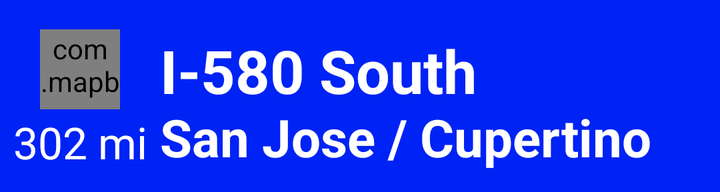
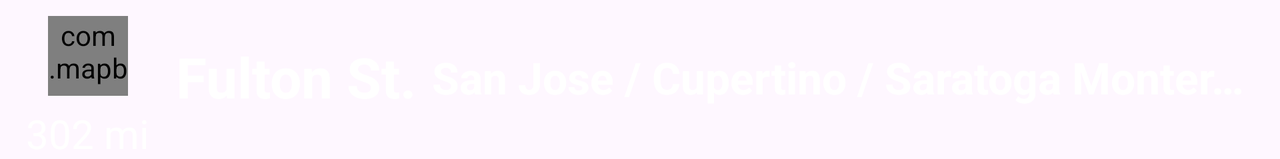

An Android layout and its configuration variant, each rendered on a device that would load it. The default file and the variant file are quoted in full after the pictures.
<!-- AndroidManifest.xml: application theme Theme.PowerfulGPSNavigation -->
<!-- res/layout/instruction_content_layout.xml -->
<?xml version="1.0" encoding="utf-8"?>
<androidx.constraintlayout.widget.ConstraintLayout
    xmlns:android="http://schemas.android.com/apk/res/android"
    xmlns:app="http://schemas.android.com/apk/res-auto"
    xmlns:tools="http://schemas.android.com/tools"
    android:layout_width="match_parent"
    android:layout_height="96dp"
    tools:background="@color/blue">

    <androidx.constraintlayout.widget.Guideline
        android:id="@+id/guideline"
        android:layout_width="wrap_content"
        android:layout_height="wrap_content"
        android:orientation="vertical"
        app:layout_constraintGuide_begin="80dp"/>

    <androidx.constraintlayout.widget.ConstraintLayout
        android:layout_width="0dp"
        android:layout_height="0dp"
        app:layout_constraintBottom_toBottomOf="parent"
        app:layout_constraintEnd_toStartOf="@id/guideline"
        app:layout_constraintStart_toStartOf="parent"
        app:layout_constraintTop_toTopOf="parent">

        <com.mapbox.services.android.navigation.ui.v5.instruction.maneuver.ManeuverView
            android:id="@+id/maneuverView"
            android:layout_width="40dp"
            android:layout_height="40dp"
            app:layout_constraintBottom_toTopOf="@+id/stepDistanceText"
            app:layout_constraintEnd_toEndOf="parent"
            app:layout_constraintStart_toStartOf="parent"
            app:layout_constraintTop_toTopOf="parent"
            app:layout_constraintVertical_bias="0.75"
            app:maneuverViewPrimaryColor="@color/white"
            app:maneuverViewSecondaryColor="@color/md_grey_500"/>

        <TextView
            android:id="@+id/stepDistanceText"
            android:layout_width="match_parent"
            android:layout_height="wrap_content"
            android:layout_marginBottom="11dp"
            android:gravity="center"
            android:includeFontPadding="false"
            android:maxLines="1"
            android:textColor="@color/white"
            android:textSize="22sp"
            app:layout_constraintBottom_toBottomOf="parent"
            app:layout_constraintEnd_toEndOf="parent"
            app:layout_constraintStart_toStartOf="parent"
            tools:text="302 mi"/>

    </androidx.constraintlayout.widget.ConstraintLayout>

    <LinearLayout
        android:id="@+id/instructionLayoutText"
        android:layout_width="0dp"
        android:layout_height="wrap_content"
        android:layout_marginEnd="12dp"
        android:layout_marginRight="12dp"
        android:orientation="vertical"
        app:layout_constraintBottom_toBottomOf="parent"
        app:layout_constraintEnd_toEndOf="parent"
        app:layout_constraintStart_toEndOf="@id/guideline"
        app:layout_constraintTop_toTopOf="parent"
        app:layout_constraintVertical_bias="0.65">

        <TextView
            android:id="@+id/stepPrimaryText"
            android:layout_width="match_parent"
            android:layout_height="wrap_content"
            android:ellipsize="end"
            android:gravity="center_vertical"
            android:includeFontPadding="false"
            android:maxLines="1"
            android:minHeight="35dp"
            android:textColor="@color/white"
            android:textSize="30sp"
            android:textStyle="bold"
            tools:text="I-580 South"/>

        <TextView
            android:id="@+id/stepSecondaryText"
            android:layout_width="match_parent"
            android:layout_height="wrap_content"
            android:ellipsize="end"
            android:gravity="center_vertical"
            android:includeFontPadding="false"
            android:lineSpacingMultiplier="0.8"
            android:maxLines="1"
            android:minHeight="31dp"
            android:textColor="@color/white"
            android:textSize="26sp"
            android:textStyle="bold"
            tools:text="San Jose / Cupertino"/>

    </LinearLayout>

</androidx.constraintlayout.widget.ConstraintLayout>
<!-- resources referenced by this layout -->
<resources>
  <color name="blue">#0023F5</color>
  <color name="white">#FFFFFFFF</color>
  <style name="Theme.PowerfulGPSNavigation" parent="Base.Theme.PowerfulGPSNavigation" />
  <style name="Base.Theme.PowerfulGPSNavigation" parent="Theme.Material3.DayNight.NoActionBar">
          
          
      </style>
</resources>
<!-- res/layout-land/instruction_content_layout.xml (the repository's variant of the layout above) -->
<!-- drawn on the phone turned sideways -->
<?xml version="1.0" encoding="utf-8"?>
<androidx.constraintlayout.widget.ConstraintLayout
    xmlns:android="http://schemas.android.com/apk/res/android"
    xmlns:app="http://schemas.android.com/apk/res-auto"
    xmlns:tools="http://schemas.android.com/tools"
    android:layout_width="match_parent"
    android:layout_height="wrap_content">

    <androidx.constraintlayout.widget.Guideline
        android:id="@+id/guideline"
        android:layout_width="wrap_content"
        android:layout_height="wrap_content"
        android:orientation="vertical"
        app:layout_constraintGuide_begin="88dp"/>

    <LinearLayout
        android:layout_width="0dp"
        android:layout_height="wrap_content"
        android:gravity="center_horizontal"
        android:orientation="vertical"
        app:layout_constraintBottom_toBottomOf="parent"
        app:layout_constraintEnd_toStartOf="@id/guideline"
        app:layout_constraintStart_toStartOf="parent"
        app:layout_constraintTop_toTopOf="parent">

        <com.mapbox.services.android.navigation.ui.v5.instruction.maneuver.ManeuverView
            android:id="@+id/maneuverView"
            android:layout_width="40dp"
            android:layout_height="40dp"
            android:layout_margin="8dp"
            app:maneuverViewPrimaryColor="@color/white"
            app:maneuverViewSecondaryColor="@color/md_grey_800"/>

        <TextView
            android:id="@+id/stepDistanceText"
            android:layout_width="wrap_content"
            android:layout_height="wrap_content"
            android:gravity="center"
            android:includeFontPadding="false"
            android:maxLines="1"
            android:textColor="@color/white"
            android:textSize="20sp"
            tools:text="302 mi"/>

    </LinearLayout>

    <androidx.constraintlayout.widget.ConstraintLayout
        android:id="@+id/instructionLayoutText"
        android:layout_width="0dp"
        android:layout_height="wrap_content"
        android:elevation="4dp"
        app:layout_constraintBottom_toBottomOf="parent"
        app:layout_constraintEnd_toEndOf="parent"
        app:layout_constraintStart_toEndOf="@id/guideline"
        app:layout_constraintTop_toTopOf="parent">

        <TextView
            android:id="@+id/stepPrimaryText"
            android:layout_width="wrap_content"
            android:layout_height="wrap_content"
            android:ellipsize="end"
            android:gravity="center_vertical"
            android:includeFontPadding="false"
            android:maxLines="1"
            android:textColor="@color/white"
            android:textSize="28sp"
            android:textStyle="bold"
            app:layout_constraintBottom_toBottomOf="parent"
            app:layout_constraintStart_toStartOf="parent"
            app:layout_constraintTop_toTopOf="parent"
            tools:text="Fulton St."/>

        <TextView
            android:id="@+id/stepSecondaryText"
            android:layout_width="0dp"
            android:layout_height="wrap_content"
            android:layout_gravity="bottom"
            android:layout_marginEnd="8dp"
            android:layout_marginStart="8dp"
            android:ellipsize="end"
            android:includeFontPadding="false"
            android:maxLines="1"
            android:textColor="@color/white"
            android:textSize="22sp"
            android:textStyle="bold"
            app:layout_constraintBottom_toBottomOf="parent"
            app:layout_constraintEnd_toEndOf="parent"
            app:layout_constraintStart_toEndOf="@+id/stepPrimaryText"
            app:layout_constraintTop_toTopOf="parent"
            tools:text="San Jose / Cupertino / Saratoga Montery / SR-1"/>

    </androidx.constraintlayout.widget.ConstraintLayout>

</androidx.constraintlayout.widget.ConstraintLayout>
<!-- resources referenced by the variant -->
<!-- as the phone turned sideways resolves them -->
<resources>
  <color name="white">#FFFFFFFF</color>
  <style name="Theme.PowerfulGPSNavigation" parent="Base.Theme.PowerfulGPSNavigation" />
  <style name="Base.Theme.PowerfulGPSNavigation" parent="Theme.Material3.DayNight.NoActionBar">
          
          
      </style>
</resources>
